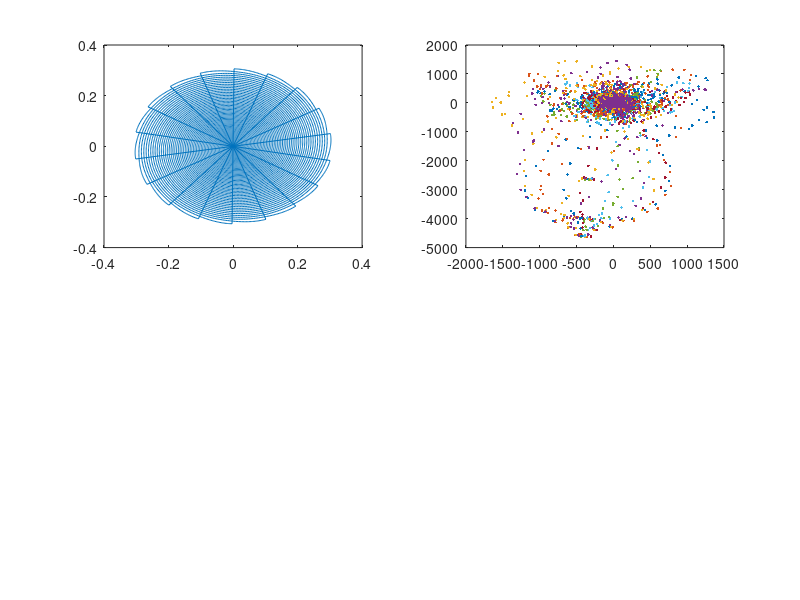

Source code (MATLAB): (Note: this script raises an error after producing the figure.)
load spiralexampledata
figure %JA
subplot(2,2,1) %JA
plot(kspacelocations);
subplot(2,2,2) %JA
plot(spiraldata,'.') %JA

[gdat] = gridkb(kspacelocations,spiraldata,dcf,256,1.5,2);


%figure;

% JA
subplot(2,2,3)
plot(gdat,'.')
%

%JA
subplot(2,2,4) %JA
im = fftshift(fft2(fftshift(gdat)));
im = abs(im)/500;
cmap = [0:255].'*[1 1 1] / 256;
colormap(cmap);
image(uint8(im));
colormap(cmap);
axis square;
